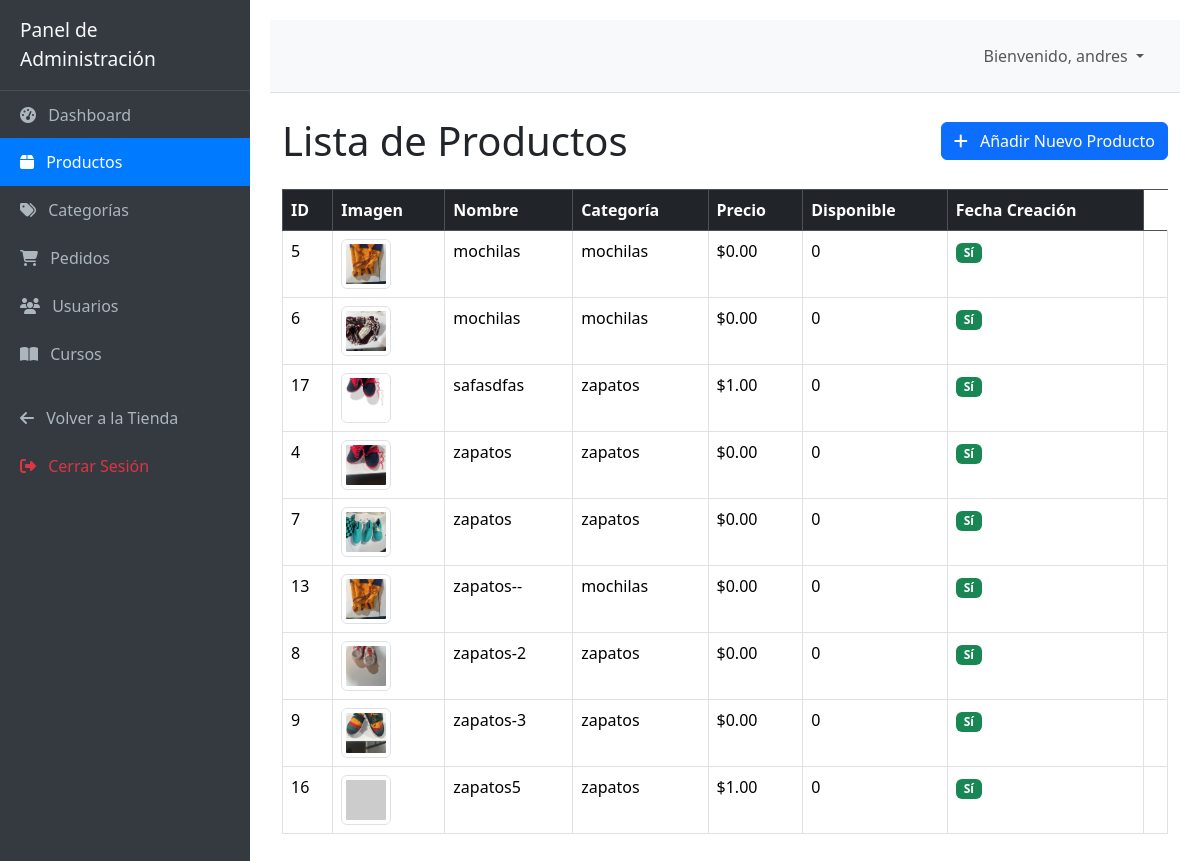
The page /dashboard/productos/ (signed in) on the database its author committed.
### productos/models.py (models this page shows, shortened)
class Producto(models.Model):
    categoria = models.ForeignKey(Categoria, related_name='productos', on_delete=models.CASCADE)
    nombre = models.CharField(max_length=200)
    slug = models.SlugField(max_length=200, unique=True, help_text="URL amigable (ej: zapato-flor)")
    descripcion = models.TextField()
    precio = models.DecimalField(max_digits=10, decimal_places=2)
    imagen_principal = models.ImageField(upload_to='productos/', blank=True, null=True, help_text="Imagen principal del producto")
    stock = models.PositiveIntegerField(default=0)
    disponible = models.BooleanField(default=True)
    creado = models.DateTimeField(auto_now_add=True)
    actualizado = models.DateTimeField(auto_now=True)
    class Meta:
        ordering = ['-creado']
        index_together = (('id', 'slug'),)

class Categoria(models.Model):
    nombre = models.CharField(max_length=100, unique=True)
    slug = models.SlugField(max_length=100, unique=True, help_text="URL amigable (ej: zapatos-mujer)")
    descripcion = models.TextField(blank=True, null=True)
    class Meta:
        verbose_name_plural = "Categorías"
        ordering = ['nombre']

### core/views.py (the view)
# urls.py: path('dashboard/productos/', views.producto_lista_admin, name='producto_lista_admin'),
@admin_required(login_url='core:login')
def producto_lista_admin(request):
    productos = Producto.objects.all().order_by('nombre')
    context = {
        'productos': productos,
        'titulo_pagina': 'Administrar Productos',
    }
    return render(request, 'core/dashboard_productos_lista.html', context)

### core/context_processors.py (called while the page is built)
def cart_item_count(request):
    cart = request.session.get('cart', {})
    total_items = sum(item_data.get('cantidad', 0) for item_data in cart.values())
    return {'cart_item_count': total_items}

### core/views.py (called while the page is built)
def is_admin_user(user):
    if user.is_authenticated:
        return user.is_staff or user.is_superuser or user.groups.filter(name='Administradores').exists()
    return False

### core/templates/core/dashboard_productos_lista.html
{% extends 'core/dashboard_base.html' %}
{% block dashboard_content %}
<div class="d-flex justify-content-between align-items-center mb-4">
    <h1 class="mb-0">Lista de Productos</h1>
    <a href="{% url 'core:producto_crear_admin' %}" class="btn btn-primary">
        <i class="fas fa-plus me-2"></i> Añadir Nuevo Producto
    </a>
</div>
<div class="table-responsive">
    <table class="table table-hover table-bordered">
        <thead class="table-dark">
            <tr>
                <th>ID</th>
                <th>Imagen</th>
                <th>Nombre</th>
                <th>Categoría</th>
                <th>Precio</th>
                <th>Disponible</th>
                <th>Fecha Creación</th>
            </tr>
        </thead>
        <tbody>
            {% for producto in productos %}
            <tr>
                <td>{{ producto.id }}</td>
                <td>
                    {% if producto.imagen_principal %}
                        <img src="{{ producto.imagen_principal.url }}" alt="{{ producto.nombre }}" class="img-thumbnail" style="width: 50px; height: 50px; object-fit: cover;">
                    {% else %}
                        <img src="https://via.placeholder.com/50?text=No+Img" alt="Sin imagen" class="img-thumbnail" style="width: 50px; height: 50px; object-fit: cover;">
                    {% endif %}
                </td>
                <td>{{ producto.nombre }}</td>
                <td>{{ producto.categoria.nombre|default:"Sin Categoría" }}</td>
                <td>${{ producto.precio|floatformat:2 }}</td>
                <td>{{ producto.stock }}</td>
                <td>
                    {% if producto.disponible %}
                        <span class="badge bg-success">Sí</span>
                    {% else %}
                        <span class="badge bg-danger">No</span>
                    {% endif %}
                </td>
                <td>{{ producto.fecha_creacion|date:"Y-m-d H:i" }}</td>
            </tr>
            {% empty %}
            <tr>
                <td colspan="9" class="text-center">No hay productos registrados. <a href="{% url 'core:producto_crear_admin' %}">¡Crea uno ahora!</a></td>
            </tr>
            {% endfor %}
        </tbody>
    </table>
</div>
{% endblock %}

### core/templates/core/dashboard_base.html (shortened to what this page needs)
<!DOCTYPE html>
<html lang="es">
<head>
    <link href="https://cdn.jsdelivr.net/npm/bootstrap@5.3.3/dist/css/bootstrap.min.css" rel="stylesheet" xintegrity="sha384-QWTKZyjpPEjISv5WaRU9OFeRpok6YctnYmDr5pNlyT2bRjXh0JMhjY6hW+ALEwIH">
    <link rel="stylesheet" href="https://cdnjs.cloudflare.com/ajax/libs/font-awesome/6.4.0/css/all.min.css">
</head>
<body>
    <div id="wrapper">
        <div id="sidebar-wrapper">
            <div class="sidebar-heading">Panel de Administración</div>
            <div class="list-group list-group-flush">
                <a href="{% url 'core:dashboard_home' %}" class="list-group-item list-group-item-action {% if request.resolver_match.url_name == 'dashboard_home' %}active{% endif %}">
                    <i class="fas fa-tachometer-alt me-2"></i> Dashboard
                </a>
                <a href="{% url 'core:producto_lista_admin' %}" class="list-group-item list-group-item-action {% if request.resolver_match.url_name == 'producto_lista_admin' %}active{% endif %}">
                    <i class="fas fa-box me-2"></i> Productos
                </a>
                <a href="{% url 'core:categoria_lista_admin' %}" class="list-group-item list-group-item-action {% if request.resolver_match.url_name == 'categoria_lista_admin' %}active{% endif %}">
                    <i class="fas fa-tags me-2"></i> Categorías
                </a>
                <a href="{% url 'core:pedido_lista_admin' %}" class="list-group-item list-group-item-action {% if request.resolver_match.url_name == 'pedido_lista_admin' %}active{% endif %}">
                    <i class="fas fa-shopping-cart me-2"></i> Pedidos
                </a>
                <a href="{% url 'core:usuario_lista_admin' %}" class="list-group-item list-group-item-action {% if request.resolver_match.url_name == 'usuario_lista_admin' %}active{% endif %}">
                    <i class="fas fa-users me-2"></i> Usuarios
                </a>
                <a href="{% url 'core:curso_lista_admin' %}" class="list-group-item list-group-item-action {% if request.resolver_match.url_name == 'curso_lista_admin' %}active{% endif %}">
                    <i class="fas fa-book-open me-2"></i> Cursos
                </a>
                <a href="{% url 'core:home' %}" class="list-group-item list-group-item-action mt-3">
                    <i class="fas fa-arrow-left me-2"></i> Volver a la Tienda
                </a>
                <a href="{% url 'core:logout' %}" class="list-group-item list-group-item-action text-danger">
                    <i class="fas fa-sign-out-alt me-2"></i> Cerrar Sesión
                </a>
            </div>
        </div>
        <div id="page-content-wrapper">
            <nav class="navbar navbar-expand-lg navbar-light navbar-admin border-bottom">
                <div class="container-fluid">
                    <div class="collapse navbar-collapse" id="navbarSupportedContent">
                        <ul class="navbar-nav ms-auto mt-2 mt-lg-0">
                            <li class="nav-item dropdown">
                                <a class="nav-link dropdown-toggle" href="#" id="navbarDropdown" role="button" data-bs-toggle="dropdown" aria-haspopup="true" aria-expanded="false">
                                    Bienvenido, {{ request.user.username }}
                                </a>
                            </li>
                        </ul>
                    </div>
                </div>
            </nav>
            <div class="container-fluid mt-4">
                {% block dashboard_content %}
                {% endblock %}
            </div>
        </div>
        </div>
</body>
</html>

### core/templates/core/dashboard_base.html (style rules this page uses)
body { display: flex; min-height: 100vh; flex-direction: column; }
#wrapper { display: flex; width: 100%; }
#sidebar-wrapper { min-width: 250px; max-width: 250px; background: #343a40; color: #fff; transition: all 0.3s; }
#sidebar-wrapper .sidebar-heading { padding: 1rem 1.25rem; font-size: 1.2rem; border-bottom: 1px solid rgba(255, 255, 255, 0.1); color: #f8f9fa; }
#sidebar-wrapper .list-group { width: 100%; }
#sidebar-wrapper .list-group-item { background-color: #343a40; color: #adb5bd; border: none; padding: 0.75rem 1.25rem; }
#sidebar-wrapper .list-group-item.active { background-color: #007bff; color: #fff; }
#page-content-wrapper { width: 100%; padding: 20px; }
.navbar-admin { background-color: #f8f9fa; border-bottom: 1px solid #dee2e6; padding: 1rem; }

### rows shown on the page
Producto: id "5", imagen_principal (picture), nombre "mochilas", categoria.nombre "mochilas", precio "0.00", stock "0", disponible "Sí"
Producto: id "6", imagen_principal (picture), nombre "mochilas", categoria.nombre "mochilas", precio "0.00", stock "0", disponible "Sí"
Producto: id "17", imagen_principal (picture), nombre "safasdfas", categoria.nombre "zapatos", precio "1.00", stock "0", disponible "Sí"
Producto: id "4", imagen_principal (picture), nombre "zapatos", categoria.nombre "zapatos", precio "0.00", stock "0", disponible "Sí"
Producto: id "7", imagen_principal (picture), nombre "zapatos", categoria.nombre "zapatos", precio "0.00", stock "0", disponible "Sí"
Producto: id "13", imagen_principal (picture), nombre "zapatos--", categoria.nombre "mochilas", precio "0.00", stock "0", disponible "Sí"
Producto: id "8", imagen_principal (picture), nombre "zapatos-2", categoria.nombre "zapatos", precio "0.00", stock "0", disponible "Sí"
Producto: id "9", imagen_principal (picture), nombre "zapatos-3", categoria.nombre "zapatos", precio "0.00", stock "0", disponible "Sí"
Producto: id "16", nombre "zapatos5", categoria.nombre "zapatos", precio "1.00", stock "0", disponible "Sí"

### other values the page prints
{{ request.user.username }} "andres"
